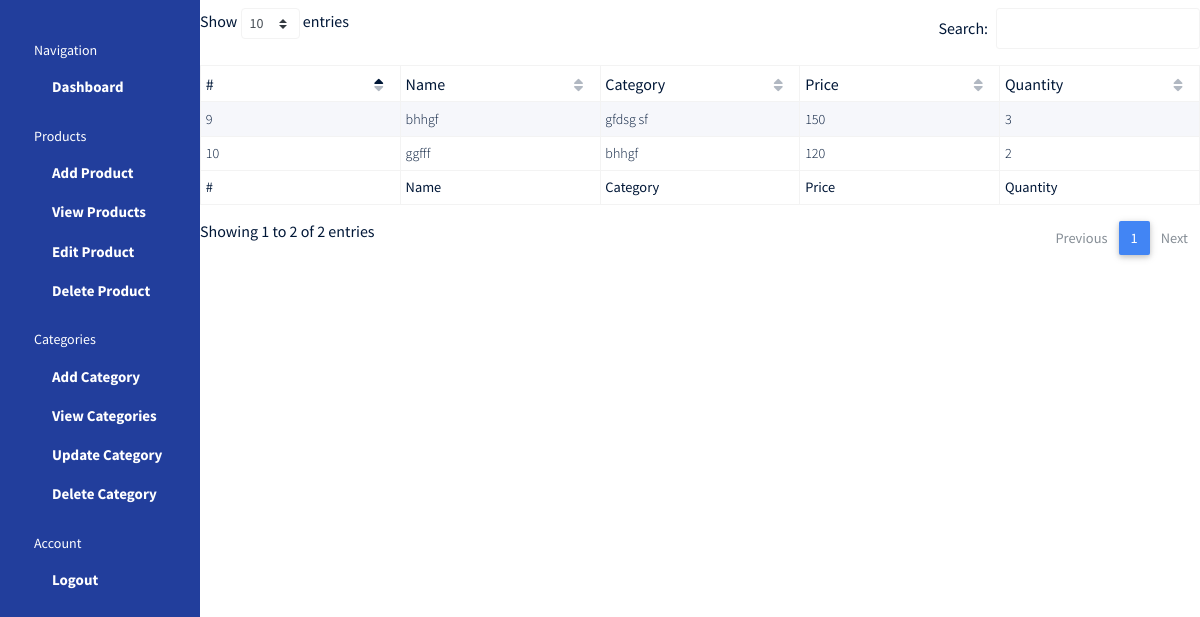
The page /product-view/ on the database as committed earlier.
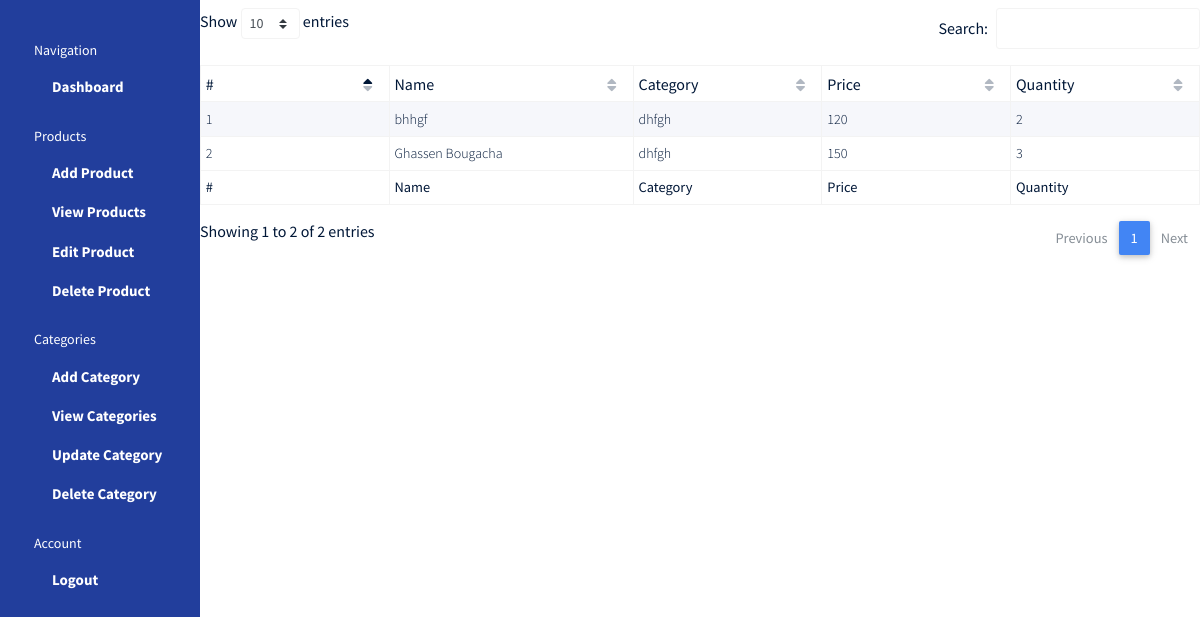
The same page on the database as committed later.
### Home/models.py (models this page shows, shortened)
class Product(models.Model):
    name = models.CharField(verbose_name="Product Name:", max_length=80)
    description = models.TextField(verbose_name="Product Description:", max_length=300)
    image = models.ImageField(verbose_name="Product Image:", upload_to='static/')
    category = models.ForeignKey(Category, verbose_name="Product Category:", max_length=100, on_delete=models.CASCADE)
    price = models.CharField(verbose_name="Product Price:", max_length=80)
    quantity = models.IntegerField(verbose_name="Product Quantity:")
    created_on = models.DateTimeField(verbose_name="Created on:", auto_now=True)
    slug = models.SlugField(unique=True, max_length=100)
    hit_count_generic = GenericRelation(HitCount, object_id_field='object_pk',
     related_query_name='hit_count_generic_relation')

class Category(models.Model):
    name = models.CharField(verbose_name="Category Name:", max_length=80)
    def __str__(self):
        return self.name
    class Meta:
        verbose_name_plural = "Categories"

### Home/views.py (the view)
# urls.py: path("product-view/", viewProduct, name="view_prod"),
def viewProduct(request):
    product = Product.objects.all()
    return render(request, 'pages/view-product.html', {
        'product':product
    })

### templates/pages/view-product.html (shortened to what the changed rows need)
<!DOCTYPE html>
<html lang="en">
{% load static %}
<head>
  <link rel="stylesheet" href="https://use.fontawesome.com/releases/v5.11.2/css/all.css">
  <link rel="stylesheet" href="{% static 'css/mdb/css/bootstrap.min.css' %}">
  <link rel="stylesheet" href="{% static 'css/mdb/css/style.css' %}">
  <link rel="stylesheet" href="{% static 'css/mdb/css/mdb.min.css' %}">
  <link href="{% static 'css/mdb/css/addons/datatables.min.css' %}" rel="stylesheet">
  <link rel="stylesheet" href="{% static 'css/mdb/css/style.css' %}">
  <link rel="stylesheet" href="{% static 'css/superuser.css' %}">
</head>
<body>
  <div class="container-scroller d-flex">
    <table id="dtBasicExample" class="table table-striped table-bordered table-sm" cellspacing="0" width="100%">
  <thead>
    <tr>
      <th class="th-sm">#
      </th>
      <th class="th-sm">Name
      </th>
      <th class="th-sm">Category
      </th>
      <th class="th-sm">Price
      </th>
      <th class="th-sm">Quantity
      </th>
    </tr>
  </thead>
  <tbody>
  {% for product in product %}
    <tr>
      <td>{{ product.id }}</td>
      <td>{{ product.name }}</td>
      <td>{{ product.category }}</td>
      <td>{{ product.price }}</td>
      <td>{{ product.quantity }}</td>
    </tr>
  {% endfor %}
  </tbody>
  <tfoot>
    <tr>
      <th>#
      </th>
      <th>Name
      </th>
      <th>Category
      </th>
      <th>Price
      </th>
      <th> Quantity
      </th>
    </tr>
  </tfoot>
</table>
  </div>
</body>
</html>

Rows that differ between the two databases and show on the page:
removed Product: id "9", name "bhhgf", category "gfdsg sf", price "150", quantity "3"
removed Product: id "10", name "ggfff", category "bhhgf", price "120", quantity "2"
added Product: id "1", name "bhhgf", category "dhfgh", price "120", quantity "2"
added Product: id "2", name "Ghassen Bougacha", category "dhfgh", price "150", quantity "3"
